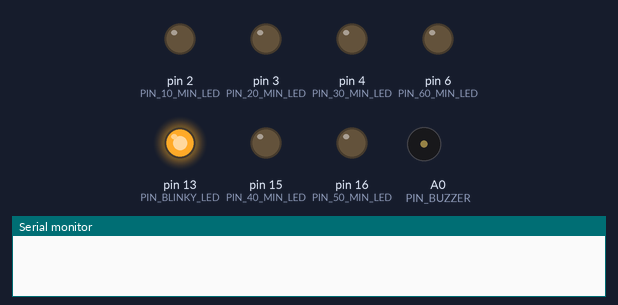
A sketch run on a simulated Arduino Uno, built with avr-gcc and run on an emulated ATmega328P. On the bench: output pins drawn as LEDs (lit = HIGH), buzzer (waves = sounding), the last lines printed to the serial monitor.

Above: at 0.1 s.
At 0.9 s:
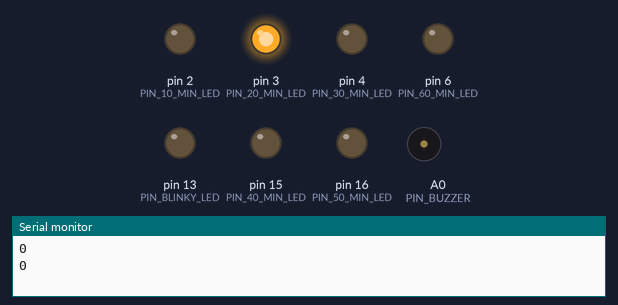
At 1.7 s:
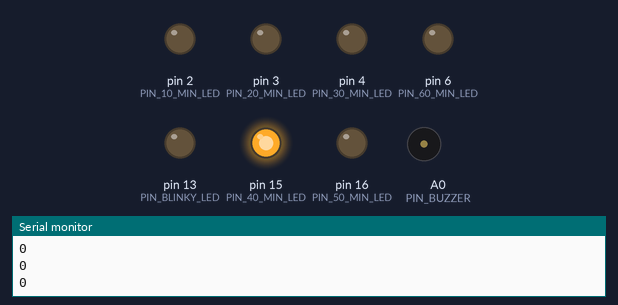
At 3.3 s:
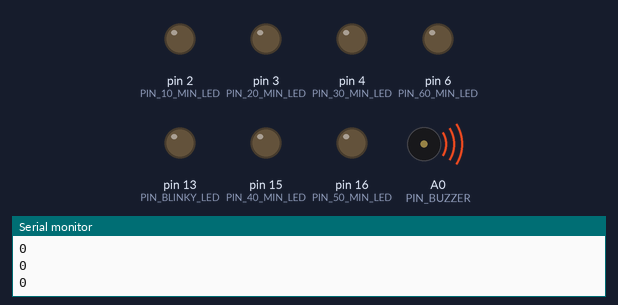
At 4.3 s:
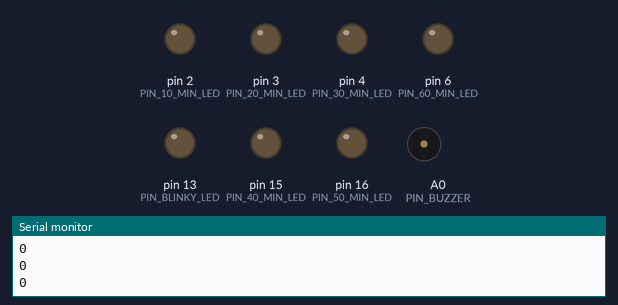
At 6.1 s:
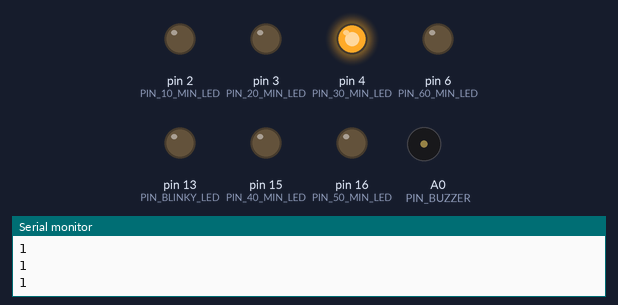
Timing chart, 0 to 6.4 s (numbered marks = the images above):
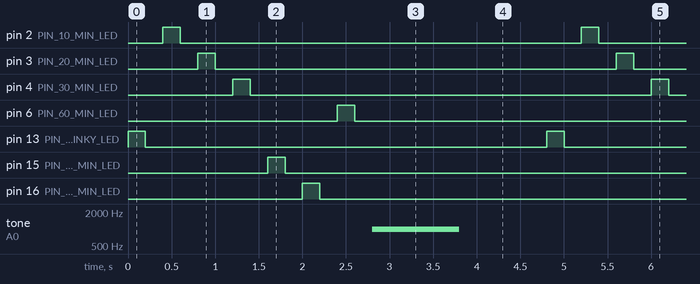

The sketch:

LED_Testing.ino
```cpp
// Pin 13 has an LED connected on most Arduino boards.
#define PIN_BLINKY_LED  13
#define PIN_10_MIN_LED  2
#define PIN_20_MIN_LED  3
#define PIN_30_MIN_LED  4
#define PIN_40_MIN_LED  15
#define PIN_50_MIN_LED  16
#define PIN_60_MIN_LED  6
#define PIN_BUZZER      14
#define PIN_SERVO_MOTOR 5

#define LOOP_PERIOD     200

#include <Servo.h>

Servo servo_test;
int angle = 0;
int potentio = A0;

// the setup routine runs once when you press reset:
void setup() {
	// initialize the digital pin as an output.
	pinMode(PIN_BLINKY_LED, OUTPUT);
    Serial.begin(115200);

  pinMode(PIN_10_MIN_LED, OUTPUT);
    Serial.begin(115200);
  pinMode(PIN_20_MIN_LED, OUTPUT);
    Serial.begin(115200);
  pinMode(PIN_30_MIN_LED, OUTPUT);
    Serial.begin(115200);
  pinMode(PIN_40_MIN_LED, OUTPUT);
    Serial.begin(115200);
  pinMode(PIN_50_MIN_LED, OUTPUT);
    Serial.begin(115200);
  pinMode(PIN_60_MIN_LED, OUTPUT);
    Serial.begin(115200);

  pinMode(PIN_BUZZER, OUTPUT);
    Serial.begin(115200);

//  pinMode(PIN_SERVO_MOTOR, OUTPUT);
//    Serial.begin(115200);

//  servo_test.attach(PIN_SERVO_MOTOR);
}


// the loop routine runs over and over again forever:
uint8_t count = 0;

void loop() {
    digitalWrite(PIN_BLINKY_LED, HIGH);
    delay(LOOP_PERIOD);
    digitalWrite(PIN_BLINKY_LED, LOW);
    delay(LOOP_PERIOD);
    Serial.println(count, HEX);

    digitalWrite(PIN_10_MIN_LED, HIGH);
    delay(LOOP_PERIOD);
    digitalWrite(PIN_10_MIN_LED, LOW);
    delay(LOOP_PERIOD);
    Serial.println(count, HEX);

    digitalWrite(PIN_20_MIN_LED, HIGH);
    delay(LOOP_PERIOD);
    digitalWrite(PIN_20_MIN_LED, LOW);
    delay(LOOP_PERIOD);
    Serial.println(count, HEX);

    digitalWrite(PIN_30_MIN_LED, HIGH);
    delay(LOOP_PERIOD);
    digitalWrite(PIN_30_MIN_LED, LOW);
    delay(LOOP_PERIOD);
    Serial.println(count, HEX);

    digitalWrite(PIN_40_MIN_LED, HIGH);
    delay(LOOP_PERIOD);
    digitalWrite(PIN_40_MIN_LED, LOW);
    delay(LOOP_PERIOD);
    Serial.println(count, HEX);

    digitalWrite(PIN_50_MIN_LED, HIGH);
    delay(LOOP_PERIOD);
    digitalWrite(PIN_50_MIN_LED, LOW);
    delay(LOOP_PERIOD);
    Serial.println(count, HEX);

    digitalWrite(PIN_60_MIN_LED, HIGH);
    delay(LOOP_PERIOD);
    digitalWrite(PIN_60_MIN_LED, LOW);
    delay(LOOP_PERIOD);
    Serial.println(count, HEX);

    tone(PIN_BUZZER, 1000); // Send 1KHz sound signal...
    delay(1000);        // ...for 1 sec
    noTone(PIN_BUZZER);     // Stop sound...
    delay(1000);        // ...for 1sec


//    angle = analogRead(potentio);
//    angle = map(angle, 0, 1023, 0, 179);
//    servo_test.write(angle);
//    delay(5);

    count++;
}
```

Measured:
- by itself, tone on A0 (PIN_BUZZER): alternates 1000 Hz for 1.0 s and silent for 3.8 s
- by itself, pin 2 (PIN_10_MIN_LED), pin 3 (PIN_20_MIN_LED), pin 4 (PIN_30_MIN_LED), pin 6 (PIN_60_MIN_LED), pin 13 (PIN_BLINKY_LED), pin 15 (PIN_40_MIN_LED), pin 16 (PIN_50_MIN_LED): alternates HIGH for 0.20 s and LOW for 4.6 s
